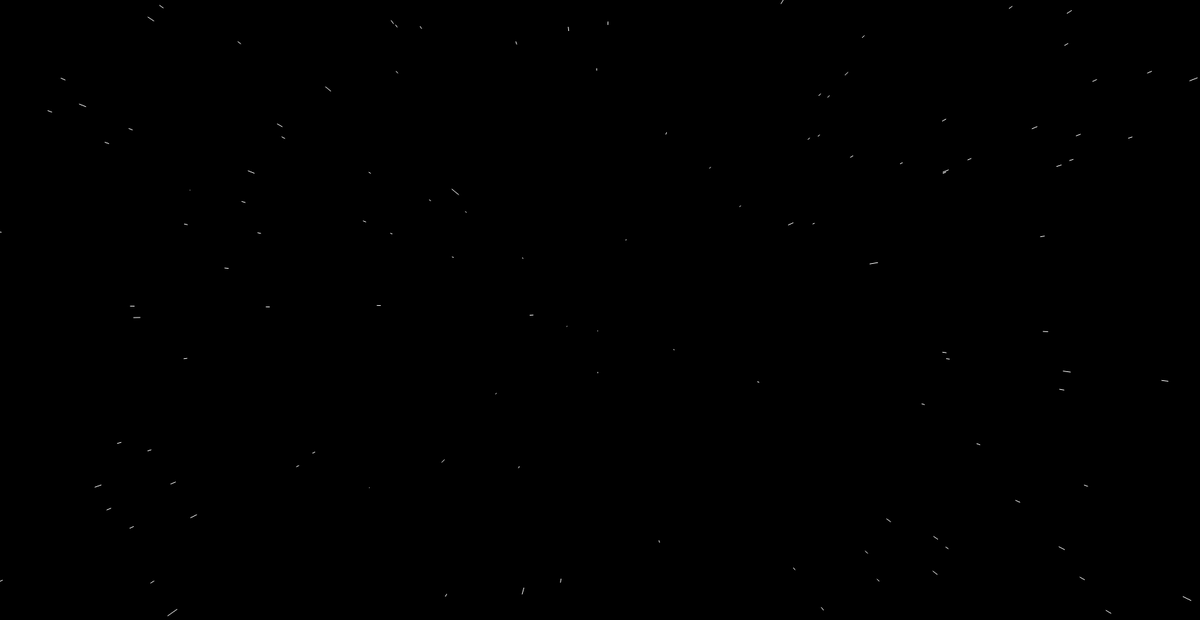
Frame 1 (no input)
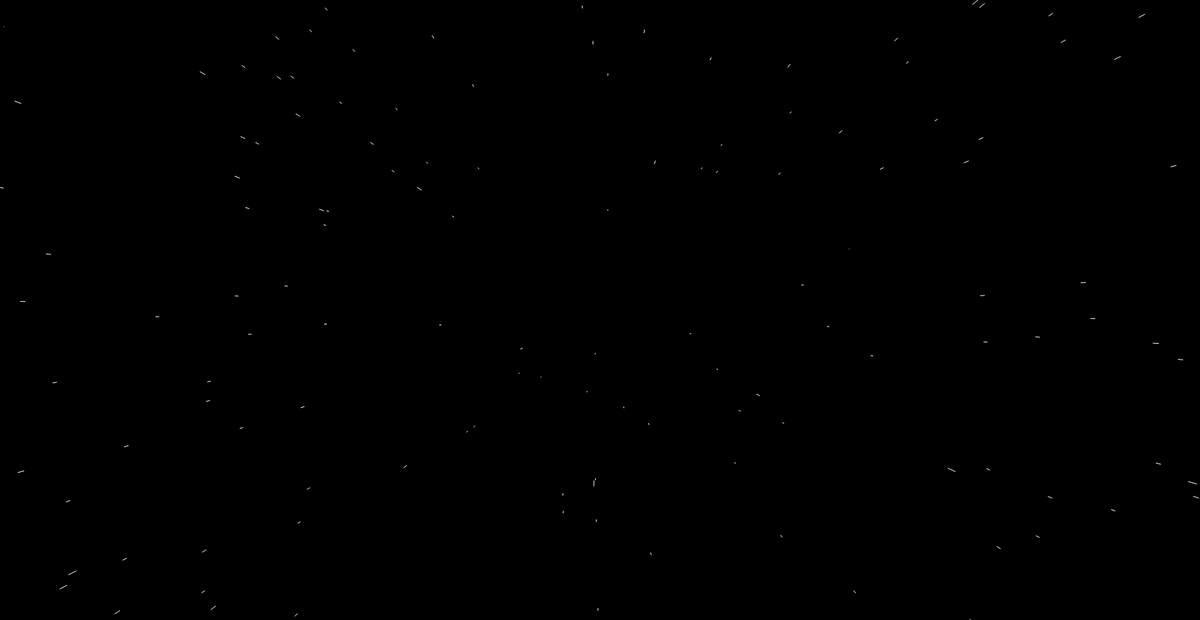
Frame 60 (no input)
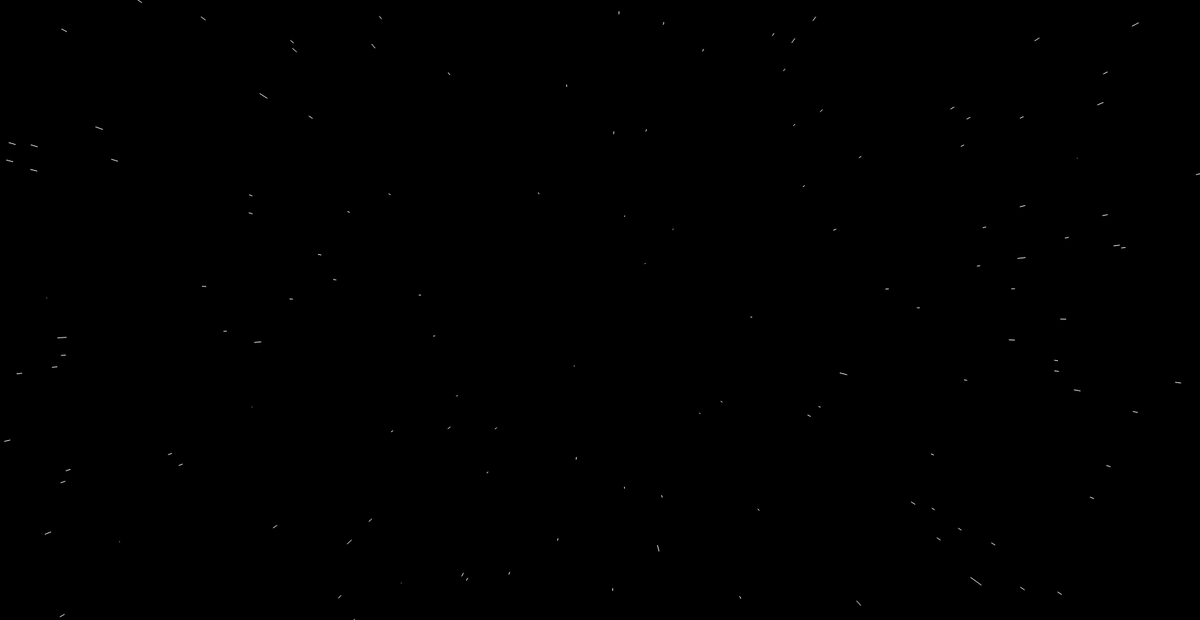
Frame 120 (the mouse pressed at the canvas centre since frame 60)

The p5.js sketch that drew these frames (run headless with seeded random() and noise() and a simulated clock; from frame 60 on, the mouse is pressed at the canvas centre):

// p5.js sketch
// ── sketch.js
var stars = [];

var speed;

function setup() 
{
    createCanvas(1740, 900);
    for (var i = 0; i < 800; i++) 
        stars[i] = new Star();
}

function draw() 
{
    //speed = map(mouseX, 0, width, 0, 10);
    background(0);
    translate(width / 2, height / 2);
    for (var i = 0; i < stars.length; i++) 
    {
        stars[i].update();
        stars[i].show();
    }
}
// ── star.js
function Star() 
{
    this.x = random(-width, width);
    this.y = random(-height, height);
    this.z = random(width);
    this.pz = this.z;
  
    this.update = function() 
    {
      this.z = this.z - 12;
      if (this.z < 1) {
        this.z = width;
        this.x = random(-width, width);
        this.y = random(-height, height);
        this.pz = this.z;
      }
    }
    this.show = function()
    {
        fill(255);
        noStroke();
    
        var sx = map(this.x / this.z, 0, 1, 0, width);
        var sy = map(this.y / this.z, 0, 1, 0, height);
    
        var r = map(this.z, 0, width, 16, 0);
        //ellipse(sx, sy, r, r);
    
        var px = map(this.x / this.pz, 0, 1, 0, width);
        var py = map(this.y / this.pz, 0, 1, 0, height);
    
        this.pz = this.z;
    
        stroke(255);
        line(px, py, sx, sy);
    }
}
